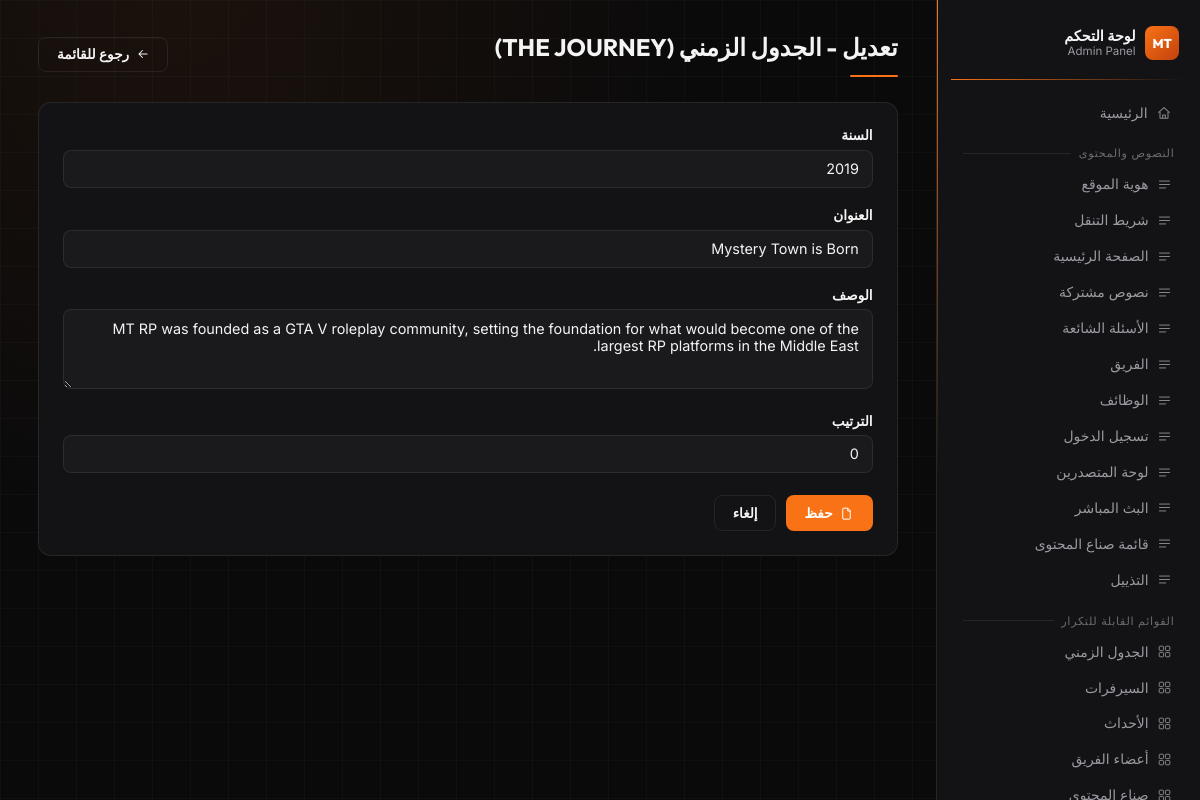
Screenshot of /admin/collection/timeline/1/edit (signed in) with the database file from the repository.
### tables this page shows
CREATE TABLE timeline_items (
    id INTEGER PRIMARY KEY AUTOINCREMENT,
    year TEXT NOT NULL,
    title TEXT NOT NULL,
    description TEXT NOT NULL,
    sort_order INTEGER DEFAULT 0
);

### app.py (the view, shortened to what this page needs)
@app.route("/admin/collection/<key>/new", methods=["GET", "POST"])
@app.route("/admin/collection/<key>/<int:item_id>/edit", methods=["GET", "POST"])
@login_required
def admin_collection_edit(key, item_id=None):
    if key not in COLLECTIONS:
        flash("قسم غير موجود", "error")
        return redirect(url_for("admin_dashboard"))
    cfg = COLLECTIONS[key]
    conn = get_db()
    item = None
    if item_id:
        item = conn.execute(
            f"SELECT * FROM {cfg['table']} WHERE id = ?", (item_id,)
        ).fetchone()
        if not item:
            conn.close()
            flash("العنصر غير موجود", "error")
            return redirect(url_for("admin_collection_list", key=key))
    conn.close()
    return render_template(
        "admin/collection_edit.html", key=key, cfg=cfg, item=item
    )

### app.py (called while the page is built)
def get_all_content():
    if "content" not in g:
        g.content = get_content_dict()
    return g.content

@app.context_processor
def inject_globals():
    conn = get_db()
    social_links = conn.execute(
        "SELECT * FROM social_links ORDER BY sort_order, id"
    ).fetchall()
    conn.close()
    return {
        "c": get_all_content(),
        "social_links": social_links,
    }

def login_required(view):
    @functools.wraps(view)
    def wrapped(*args, **kwargs):
        if not session.get("admin_id"):
            return redirect(url_for("admin_login", next=request.path))
        return view(*args, **kwargs)
    return wrapped

### db.py (called while the page is built)
def get_db():
    conn = sqlite3.connect(DB_PATH)
    conn.row_factory = sqlite3.Row
    conn.execute("PRAGMA foreign_keys = ON")
    return conn

def get_content_dict():
    conn = get_db()
    rows = conn.execute("SELECT key, value FROM content").fetchall()
    conn.close()
    return {row["key"]: row["value"] for row in rows}

### templates/admin/collection_edit.html (shortened to what this page needs)
{% extends "admin/base.html" %}
{% block content %}
{% import "icons.html" as ic %}
<div class="admin-header">
  <div>
    <h1 class="admin-title">{{ 'تعديل' if item else 'إضافة' }} - {{ cfg.label }}</h1>
    <div class="header-line"></div>
  </div>
  <a href="{{ url_for('admin_collection_list', key=key) }}" class="btn btn-outline">{{ ic.icon('arrow-left', 14) }} رجوع للقائمة</a>
</div>
<form method="post" enctype="multipart/form-data" class="admin-card">
  {% for field_name, field_type, label in cfg.fields %}
  <div class="field">
    {% if field_type == 'checkbox' %}
      <label class="field-checkbox">
        <input type="checkbox" name="{{ field_name }}" {% if item and item[field_name] %}checked{% endif %}>
        {{ label }}
      </label>
    {% else %}
      <label>{{ label }}</label>
      {% if field_type == 'textarea' %}
        <textarea name="{{ field_name }}">{{ item[field_name] if item else '' }}</textarea>
      {% elif field_type == 'number' %}
        <input type="number" name="{{ field_name }}" value="{{ item[field_name] if item else 0 }}">
      {% else %}
        <input type="text" name="{{ field_name }}" value="{{ item[field_name] if item else '' }}">
      {% endif %}
    {% endif %}
  </div>
  {% endfor %}
  <div class="actions-row">
    <button type="submit" class="btn btn-primary">{{ ic.icon('doc', 15) }} حفظ</button>
    <a href="{{ url_for('admin_collection_list', key=key) }}" class="btn btn-outline">إلغاء</a>
  </div>
</form>
{% endblock %}

### static/css/admin.css (style rules this page uses)
:root { --bg: #0a0a0b; --panel: #131315; --panel-2: #1a1a1d; --border: rgba(255,255,255,0.08); --orange: #f97316; --orange-glow: rgba(249,115,22,0.35); --text: #f4f4f5; --muted: #9a9aa2; }
* { box-sizing: border-box; }
body { margin: 0; color: var(--text); font-family: 'Inter', sans-serif; background: linear-gradient(rgba(255,255,255,0.025) 1px, transparent 1px), linear-gradient(90deg, rgba(255,255,255,0.025) 1px, transparent 1px), radial-gradient(circle at 15% 0%, rgba(249,115,22,0.07), transparent 34rem), var(--bg); background-size: 38px 38px, 38px 38px, auto, auto; }
a { text-decoration: none; color: inherit; }
.admin-header { display: flex; justify-content: space-between; align-items: center; margin-bottom: 1.6rem; flex-wrap: wrap; gap: 1rem; opacity: 0; animation: fadeSlideUp .5s ease forwards; }
.admin-title { font-family: 'Outfit', sans-serif; font-weight: 700; font-size: 1.5rem; margin: 0; }
.admin-card { background: var(--panel); border: 1px solid var(--border); border-radius: 0.8rem; padding: 1.5rem; margin-bottom: 1.2rem; position: relative; overflow: hidden; transition: border-color .2s ease, transform .2s ease, box-shadow .2s ease; opacity: 0; animation: fadeSlideUp .5s ease forwards; animation-delay: var(--d, 80ms); }
.header-line { height: 2px; width: 3rem; background: var(--orange); margin-top: 0.8rem; border-radius: 2px; transform-origin: left center; animation: growLine .5s ease .1s forwards; transform: scaleX(0); }
.field { margin-bottom: 1.2rem; opacity: 0; animation: fadeSlideUp .4s ease forwards; animation-delay: var(--d, 0ms); }
.field label { display: block; font-size: 0.85rem; font-weight: 600; margin-bottom: 0.4rem; color: var(--text); }
.field input[type=text], .field input[type=number], .field input[type=password], .field input[type=email], .field textarea, .field select { width: 100%; background: var(--panel-2); border: 1px solid var(--border); border-radius: 0.5rem; padding: 0.6rem 0.8rem; color: var(--text); font-size: 0.9rem; font-family: inherit; transition: border-color .18s ease, box-shadow .18s ease; }
.field textarea { min-height: 5rem; resize: vertical; }
.btn { display: inline-flex; align-items: center; gap: 0.4rem; padding: 0.55rem 1.1rem; border-radius: 0.5rem; font-size: 0.85rem; font-weight: 600; border: 1px solid transparent; cursor: pointer; font-family: inherit; position: relative; overflow: hidden; transition: transform .18s ease, background .18s ease, border-color .18s ease, box-shadow .18s ease; }
.btn-primary { background: var(--orange); color: #fff; }
.btn-primary::after { content: ""; position: absolute; inset: 0; background: linear-gradient(120deg, transparent 20%, rgba(255,255,255,0.35) 50%, transparent 80%); transform: translateX(-100%); transition: transform .5s ease; }
.btn-outline { background: transparent; border-color: var(--border); color: var(--text); }
.actions-row { display: flex; gap: 0.6rem; margin-top: 1.4rem; }
.admin-card:nth-child(2) { --d: 45ms; }
.field:nth-child(1) { --d: 0ms; }
.field:nth-child(2) { --d: 45ms; }
.field:nth-child(3) { --d: 90ms; }
.field:nth-child(4) { --d: 135ms; }

### rows the page displays
timeline_items: year "2019" "Mystery Town is Born", description "MT RP was founded as a GTA V roleplay community, setting the foundation for what would become one of the largest RP platforms in the Middle East.", sort_order "0"

### other values shown
{{ 'تعديل' if item else 'إضافة' }} "تعديل"
{{ cfg.label }} "الجدول الزمني (THE JOURNEY)"
{{ label }} "السنة" "العنوان" "الوصف" "الترتيب"
